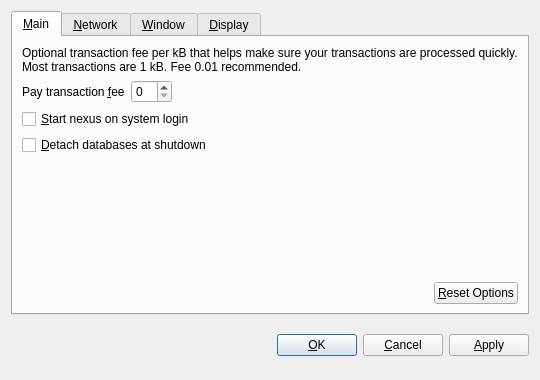
<?xml version="1.0" encoding="UTF-8"?>
<ui version="4.0">
 <class>OptionsDialog</class>
 <widget class="QDialog" name="OptionsDialog">
  <property name="geometry">
   <rect>
    <x>0</x>
    <y>0</y>
    <width>540</width>
    <height>380</height>
   </rect>
  </property>
  <property name="windowTitle">
   <string>Options</string>
  </property>
  <property name="modal">
   <bool>true</bool>
  </property>
  <layout class="QVBoxLayout" name="verticalLayout">
   <item>
    <widget class="QTabWidget" name="tabWidget">
     <property name="tabPosition">
      <enum>QTabWidget::North</enum>
     </property>
     <property name="currentIndex">
      <number>0</number>
     </property>
     <widget class="QWidget" name="tabMain">
      <attribute name="title">
       <string>&amp;Main</string>
      </attribute>
      <layout class="QVBoxLayout" name="verticalLayout_Main">
       <item>
        <widget class="QLabel" name="transactionFeeInfoLabel">
         <property name="text">
          <string>Optional transaction fee per kB that helps make sure your transactions are processed quickly. Most transactions are 1 kB. Fee 0.01 recommended.</string>
         </property>
         <property name="textFormat">
          <enum>Qt::PlainText</enum>
         </property>
         <property name="wordWrap">
          <bool>true</bool>
         </property>
        </widget>
       </item>
       <item>
        <layout class="QHBoxLayout" name="horizontalLayout_Main">
         <item>
          <widget class="QLabel" name="transactionFeeLabel">
           <property name="text">
            <string>Pay transaction &amp;fee</string>
           </property>
           <property name="textFormat">
            <enum>Qt::PlainText</enum>
           </property>
           <property name="buddy">
            <cstring>transactionFee</cstring>
           </property>
          </widget>
         </item>
         <item>
          <widget class="BitcoinAmountField" name="transactionFee"/>
         </item>
         <item>
          <spacer name="horizontalSpacer_Main">
           <property name="orientation">
            <enum>Qt::Horizontal</enum>
           </property>
           <property name="sizeHint" stdset="0">
            <size>
             <width>40</width>
             <height>20</height>
            </size>
           </property>
          </spacer>
         </item>
        </layout>
       </item>
       <item>
        <widget class="QCheckBox" name="bitcoinAtStartup">
         <property name="toolTip">
          <string>Automatically start nexus after logging in to the system.</string>
         </property>
         <property name="text">
          <string>&amp;Start nexus on system login</string>
         </property>
        </widget>
       </item>
       <item>
        <widget class="QCheckBox" name="detachDatabases">
         <property name="toolTip">
          <string>Detach block and address databases at shutdown. This means they can be moved to another data directory, but it slows down shutdown. The wallet is always detached.</string>
         </property>
         <property name="text">
          <string>&amp;Detach databases at shutdown</string>
         </property>
        </widget>
       </item>
       <item>
        <spacer name="verticalSpacer_Main">
         <property name="orientation">
          <enum>Qt::Vertical</enum>
         </property>
         <property name="sizeHint" stdset="0">
          <size>
           <width>20</width>
           <height>40</height>
          </size>
         </property>
        </spacer>
       </item>
       <item>
        <layout class="QHBoxLayout" name="horizontalLayout_2_Main">
         <item>
          <spacer name="horizontalSpacer_2_Main">
           <property name="orientation">
            <enum>Qt::Horizontal</enum>
           </property>
           <property name="sizeHint" stdset="0">
            <size>
             <width>40</width>
             <height>20</height>
            </size>
           </property>
          </spacer>
         </item>
         <item>
          <widget class="QPushButton" name="resetButton">
           <property name="toolTip">
            <string>Reset all client options to default.</string>
           </property>
           <property name="text">
            <string>&amp;Reset Options</string>
           </property>
           <property name="autoDefault">
            <bool>false</bool>
           </property>
          </widget>
         </item>
        </layout>
       </item>
      </layout>
     </widget>
     <widget class="QWidget" name="tabNetwork">
      <attribute name="title">
       <string>&amp;Network</string>
      </attribute>
      <layout class="QVBoxLayout" name="verticalLayout_Network">
       <item>
        <widget class="QCheckBox" name="mapPortUpnp">
         <property name="toolTip">
          <string>Automatically open the nexus client port on the router. This only works when your router supports UPnP and it is enabled.</string>
         </property>
         <property name="text">
          <string>Map port using &amp;UPnP</string>
         </property>
        </widget>
       </item>
       <item>
        <widget class="QCheckBox" name="connectSocks">
         <property name="toolTip">
          <string>Connect to the nexus network through a SOCKS proxy (e.g. when connecting through Tor).</string>
         </property>
         <property name="text">
          <string>&amp;Connect through SOCKS proxy:</string>
         </property>
        </widget>
       </item>
       <item>
        <layout class="QHBoxLayout" name="horizontalLayout_Network">
         <item>
          <widget class="QLabel" name="proxyIpLabel">
           <property name="text">
            <string>Proxy &amp;IP:</string>
           </property>
           <property name="textFormat">
            <enum>Qt::PlainText</enum>
           </property>
           <property name="buddy">
            <cstring>proxyIp</cstring>
           </property>
          </widget>
         </item>
         <item>
          <widget class="QValidatedLineEdit" name="proxyIp">
           <property name="maximumSize">
            <size>
             <width>140</width>
             <height>16777215</height>
            </size>
           </property>
           <property name="toolTip">
            <string>IP address of the proxy (e.g. 127.0.0.1)</string>
           </property>
          </widget>
         </item>
         <item>
          <widget class="QLabel" name="proxyPortLabel">
           <property name="text">
            <string>&amp;Port:</string>
           </property>
           <property name="textFormat">
            <enum>Qt::PlainText</enum>
           </property>
           <property name="buddy">
            <cstring>proxyPort</cstring>
           </property>
          </widget>
         </item>
         <item>
          <widget class="QLineEdit" name="proxyPort">
           <property name="maximumSize">
            <size>
             <width>55</width>
             <height>16777215</height>
            </size>
           </property>
           <property name="toolTip">
            <string>Port of the proxy (e.g. 9050)</string>
           </property>
          </widget>
         </item>
         <item>
          <widget class="QLabel" name="socksVersionLabel">
           <property name="text">
            <string>SOCKS &amp;Version:</string>
           </property>
           <property name="textFormat">
            <enum>Qt::PlainText</enum>
           </property>
           <property name="buddy">
            <cstring>socksVersion</cstring>
           </property>
          </widget>
         </item>
         <item>
          <widget class="QValueComboBox" name="socksVersion">
           <property name="toolTip">
            <string>SOCKS version of the proxy (e.g. 5)</string>
           </property>
          </widget>
         </item>
         <item>
          <spacer name="horizontalSpacer_Network">
           <property name="orientation">
            <enum>Qt::Horizontal</enum>
           </property>
           <property name="sizeHint" stdset="0">
            <size>
             <width>40</width>
             <height>20</height>
            </size>
           </property>
          </spacer>
         </item>
        </layout>
       </item>
       <item>
        <spacer name="verticalSpacer_Network">
         <property name="orientation">
          <enum>Qt::Vertical</enum>
         </property>
         <property name="sizeHint" stdset="0">
          <size>
           <width>20</width>
           <height>40</height>
          </size>
         </property>
        </spacer>
       </item>
      </layout>
     </widget>
     <widget class="QWidget" name="tabWindow">
      <attribute name="title">
       <string>&amp;Window</string>
      </attribute>
      <layout class="QVBoxLayout" name="verticalLayout_Window">
       <item>
        <widget class="QCheckBox" name="minimizeToTray">
         <property name="toolTip">
          <string>Show only a tray icon after minimizing the window.</string>
         </property>
         <property name="text">
          <string>&amp;Minimize to the tray instead of the taskbar</string>
         </property>
        </widget>
       </item>
       <item>
        <widget class="QCheckBox" name="minimizeOnClose">
         <property name="toolTip">
          <string>Minimize instead of exit the application when the window is closed. When this option is enabled, the application will be closed only after selecting Quit in the menu.</string>
         </property>
         <property name="text">
          <string>M&amp;inimize on close</string>
         </property>
        </widget>
       </item>
       <item>
        <spacer name="verticalSpacer_Window">
         <property name="orientation">
          <enum>Qt::Vertical</enum>
         </property>
         <property name="sizeHint" stdset="0">
          <size>
           <width>20</width>
           <height>40</height>
          </size>
         </property>
        </spacer>
       </item>
      </layout>
     </widget>
     <widget class="QWidget" name="tabDisplay">
      <attribute name="title">
       <string>&amp;Display</string>
      </attribute>
      <layout class="QVBoxLayout" name="verticalLayout_Display">
       <item>
        <layout class="QHBoxLayout" name="horizontalLayout_1_Display">
         <item>
          <widget class="QLabel" name="langLabel">
           <property name="text">
            <string>User Interface &amp;language:</string>
           </property>
           <property name="textFormat">
            <enum>Qt::PlainText</enum>
           </property>
           <property name="buddy">
            <cstring>lang</cstring>
           </property>
          </widget>
         </item>
         <item>
          <widget class="QValueComboBox" name="lang">
           <property name="toolTip">
            <string>The user interface language can be set here. This setting will take effect after restarting nexus.</string>
           </property>
          </widget>
         </item>
        </layout>
       </item>
       <item>
        <layout class="QHBoxLayout" name="horizontalLayout_2_Display">
         <item>
          <widget class="QLabel" name="unitLabel">
           <property name="text">
            <string>&amp;Unit to show amounts in:</string>
           </property>
           <property name="textFormat">
            <enum>Qt::PlainText</enum>
           </property>
           <property name="buddy">
            <cstring>unit</cstring>
           </property>
          </widget>
         </item>
         <item>
          <widget class="QValueComboBox" name="unit">
           <property name="toolTip">
            <string>Choose the default subdivision unit to show in the interface and when sending coins.</string>
           </property>
          </widget>
         </item>
        </layout>
       </item>
       <item>
        <widget class="QCheckBox" name="displayAddresses">
         <property name="toolTip">
          <string>Whether to show nexus addresses in the transaction list or not.</string>
         </property>
         <property name="text">
          <string>&amp;Display addresses in transaction list</string>
         </property>
        </widget>
       </item>
       <item>
        <widget class="QCheckBox" name="coinControlFeatures">
         <property name="toolTip">
          <string>Whether to show coin control features or not.</string>
         </property>
         <property name="text">
          <string>Display coin &amp;control features (experts only!)</string>
         </property>
        </widget>
       </item>
       <item>
        <spacer name="verticalSpacer_Display">
         <property name="orientation">
          <enum>Qt::Vertical</enum>
         </property>
         <property name="sizeHint" stdset="0">
          <size>
           <width>20</width>
           <height>40</height>
          </size>
         </property>
        </spacer>
       </item>
      </layout>
     </widget>
    </widget>
   </item>
   <item>
    <layout class="QHBoxLayout" name="horizontalLayout_Buttons">
     <item>
      <spacer name="horizontalSpacer_1">
       <property name="orientation">
        <enum>Qt::Horizontal</enum>
       </property>
       <property name="sizeHint" stdset="0">
        <size>
         <width>40</width>
         <height>48</height>
        </size>
       </property>
      </spacer>
     </item>
     <item>
      <widget class="QLabel" name="statusLabel">
       <property name="font">
        <font>
         <weight>75</weight>
         <bold>true</bold>
        </font>
       </property>
       <property name="text">
        <string/>
       </property>
       <property name="textFormat">
        <enum>Qt::PlainText</enum>
       </property>
       <property name="wordWrap">
        <bool>true</bool>
       </property>
      </widget>
     </item>
     <item>
      <spacer name="horizontalSpacer_2">
       <property name="orientation">
        <enum>Qt::Horizontal</enum>
       </property>
       <property name="sizeHint" stdset="0">
        <size>
         <width>40</width>
         <height>48</height>
        </size>
       </property>
      </spacer>
     </item>
     <item>
      <widget class="QPushButton" name="okButton">
       <property name="text">
        <string>&amp;OK</string>
       </property>
      </widget>
     </item>
     <item>
      <widget class="QPushButton" name="cancelButton">
       <property name="text">
        <string>&amp;Cancel</string>
       </property>
       <property name="autoDefault">
        <bool>false</bool>
       </property>
      </widget>
     </item>
     <item>
      <widget class="QPushButton" name="applyButton">
       <property name="text">
        <string>&amp;Apply</string>
       </property>
       <property name="autoDefault">
        <bool>false</bool>
       </property>
      </widget>
     </item>
    </layout>
   </item>
  </layout>
 </widget>
 <customwidgets>
  <customwidget>
   <class>QValueComboBox</class>
   <extends>QComboBox</extends>
   <header>qvaluecombobox.h</header>
  </customwidget>
  <customwidget>
   <class>BitcoinAmountField</class>
   <extends>QSpinBox</extends>
   <header>bitcoinamountfield.h</header>
  </customwidget>
  <customwidget>
   <class>QValidatedLineEdit</class>
   <extends>QLineEdit</extends>
   <header>qvalidatedlineedit.h</header>
  </customwidget>
 </customwidgets>
 <resources/>
 <connections/>
</ui>
